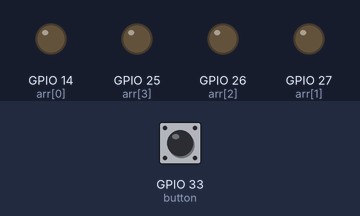
This sketch was run on a simulated ESP32. Parts: output pins drawn as LEDs (lit = HIGH). Inputs (shaded band) come from the test bench; at power-on: GPIO 33 (button) LOW.

Above: at 1.2 s.
1.3 s: GPIO 33 (button) pulled HIGH for 0.15 s
At 1.37 s:
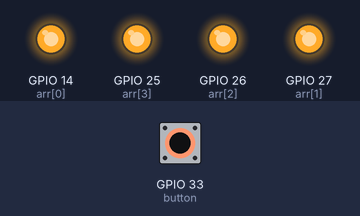
2.9 s: GPIO 33 (button) pulled HIGH for 3.2 s
At 7.0 s:
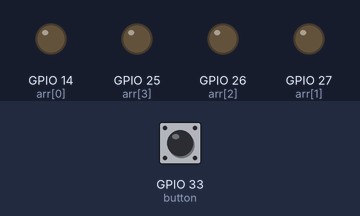
Timing chart, 0 to 8.5 s (numbered marks = the images above; inputs shaded):
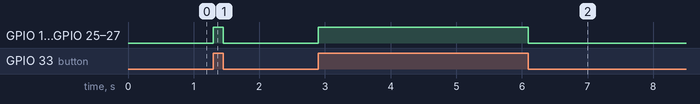

Measured:
- after the input at 1.3 s, GPIO 14 (arr[0]), GPIO 25 (arr[3]), GPIO 26 (arr[2]), GPIO 27 (arr[1]): LOW → HIGH at once, → LOW 0.15 s later
- after the input at 2.9 s, GPIO 14 (arr[0]), GPIO 25 (arr[3]), GPIO 26 (arr[2]), GPIO 27 (arr[1]): LOW → HIGH at once, → LOW 3.2 s later

The sketch:

IR_Sensor_With_LED_And_Buzzer.ino
```cpp
// Define the pins for the IR sensor, LED, and buzzer
int arr[] = {14,27,26,25};
int button = 33;

void setup() {
  // Set the LED and buzzer pins as outputs


  // Initialize the serial communication for debugging
  Serial.begin(9600);
  for(int i = 0;i<4;i++){
    pinMode(arr[i],OUTPUT);
  }
  pinMode(button,INPUT);
}

void loop() {
  // Read the analog value from the IR

  if(digitalRead(button)==HIGH){
    for(int i = 0;i<4;i++){
      digitalWrite(arr[i],HIGH);
    }
  }
  else{
    for(int i = 0;i<4;i++){
      digitalWrite(arr[i],LOW);
    }
  }

}
```
